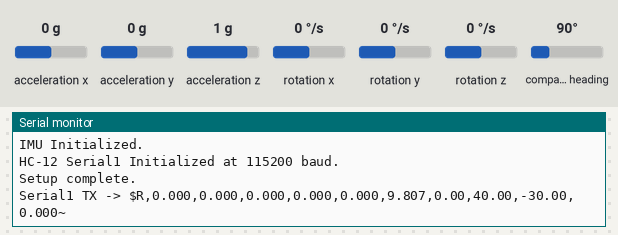
Simulated run of this sketch. Board: Arduino Nano 33 BLE. On the bench: the last lines printed to the serial monitor. The test bench sets the inputs (shaded band); at power-on: acceleration x 0 g, acceleration y 0 g, acceleration z 1 g, rotation x 0 °/s, rotation y 0 °/s, rotation z 0 °/s, compass heading 90°.

Above: at 1.2 s.
1.3 s: acceleration x set to -1.4 g
At 2.4 s:
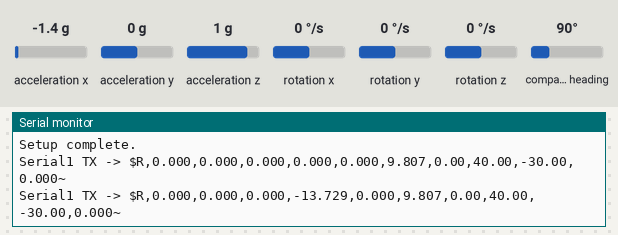
2.8 s: acceleration y set to -1.4 g
At 4.2 s:
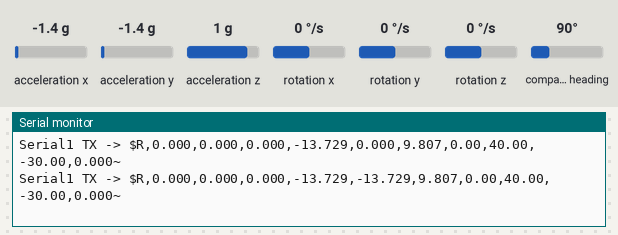
4.3 s: acceleration z set to -1.4 g
5.8 s: rotation x set to -192 °/s
At 6.8 s:
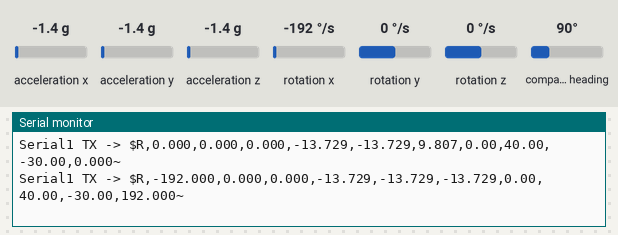
7.3 s: rotation y set to -192 °/s
At 8.5 s:
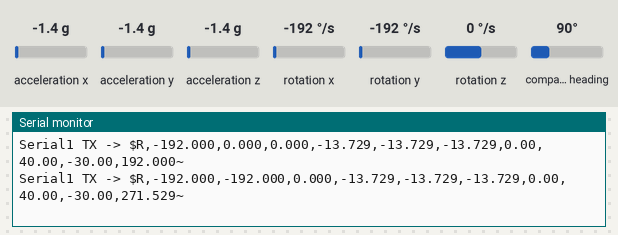

Measured:
- after the input at 1.3 s, the serial monitor: prints a new line after 0.72 s (image 1)
- after the input at 2.8 s, the serial monitor: prints a new line after 1.2 s (image 2)
- after the input at 5.8 s, the serial monitor: prints a new line after 0.22 s (image 3)
- after the input at 7.3 s, the serial monitor: prints a new line after 0.72 s (image 4)

The sketch:

sendRightLegData.ino
```cpp
#include <Arduino_BMI270_BMM150.h>
#include <math.h> // Include for sqrt()

// --- IDENTIFY THIS ARDUINO ---
// UNCOMMENT ONE of the following lines:
#define IS_RIGHT_LEG
// #define IS_LEFT_LEG
// -----------------------------

// Constants
#define G 9.80665

// --- TDM Configuration ---
const unsigned long CYCLE_LENGTH_MS = 2000;
const unsigned long SLOT_DURATION_MS = CYCLE_LENGTH_MS / 2;
const unsigned long TRANSMIT_INTERVAL_MS = 1000; // Send at most once per second within slot

// Variables to hold sensor data
float accX, accY, accZ;
float gyroX, gyroY, gyroZ;
float magX, magY, magZ; // Add magnetometer variables
float currentGyroMag = 0.0; // Store instantaneous gyro magnitude

// Timing variables
unsigned long lastTransmitMillis = 0;

// HC-12 uses Hardware Serial1 (Pins D0, D1)

void setup() {
  Serial.begin(115200);
  while (!Serial);

  #ifdef IS_RIGHT_LEG
    Serial.println("RIGHT LEG Arduino Setup (ML+Mag)...");
  #elif defined(IS_LEFT_LEG)
    Serial.println("LEFT LEG Arduino Setup (ML+Mag)...");
  #else
    Serial.println("WARNING: Leg side not defined!"); while(1);
  #endif

  Serial.println("Initializing IMU...");
  if (!IMU.begin()) {
    Serial.println("Failed to initialize IMU!"); while (1);
  }
  // Optional: Set magnetometer rate if needed (check library examples)
  // IMU.setMagneticFieldOutputDataRate(100); // Example: 100 Hz
  Serial.println("IMU Initialized.");

  Serial1.begin(9600);
  Serial.println("HC-12 Serial1 Initialized at 115200 baud.");
  Serial.println("Setup complete.");
  lastTransmitMillis = millis() - TRANSMIT_INTERVAL_MS;
}

void loop() {
  unsigned long currentMillis = millis();
  bool dataRead = false;

  // --- Read Sensor Data (Including Magnetometer) ---
  float libAccX, libAccY, libAccZ;
  float libGyroX, libGyroY, libGyroZ;
  float libMagX, libMagY, libMagZ;

  // Prioritize reading Accel/Gyro as they update faster usually
  if (IMU.accelerationAvailable()) {
    IMU.readAcceleration(libAccX, libAccY, libAccZ);
    accX = libAccX * G; accY = libAccY * G; accZ = libAccZ * G;
    dataRead = true; // Mark data as potentially read
  }
  if (IMU.gyroscopeAvailable()) {
    IMU.readGyroscope(libGyroX, libGyroY, libGyroZ);
    gyroX = libGyroX; gyroY = libGyroY; gyroZ = libGyroZ;
    // Calculate instantaneous magnitude when new gyro data arrives
    currentGyroMag = sqrt(gyroX*gyroX + gyroY*gyroY + gyroZ*gyroZ);
    dataRead = true;
  }
   // Read Magnetometer data - might update less frequently
   if (IMU.magneticFieldAvailable()) {
     IMU.readMagneticField(libMagX, libMagY, libMagZ);
     magX = libMagX; magY = libMagY; magZ = libMagZ;
     // Don't strictly need to set dataRead=true here unless it's the only new data
     // dataRead = true; // Uncomment if magnetometer is primary trigger
   }
  // --- End Sensor Reading ---


  // --- TDM Transmission Logic ---
  if (dataRead && (currentMillis - lastTransmitMillis >= TRANSMIT_INTERVAL_MS)) {
    unsigned long time_in_cycle = currentMillis % CYCLE_LENGTH_MS;
    bool is_my_timeslot = false;
    #ifdef IS_RIGHT_LEG
      if (time_in_cycle < SLOT_DURATION_MS) { is_my_timeslot = true; }
    #elif defined(IS_LEFT_LEG)
      if (time_in_cycle >= SLOT_DURATION_MS) { is_my_timeslot = true; }
    #endif

    if (is_my_timeslot) {
      transmitSensorData(); // Send data including magnitude
      lastTransmitMillis = currentMillis;
      // Serial.println("--> Transmitted Data in Time Slot"); // Debug
    }
  }
  // --- End TDM Logic ---

  delay(5);
}

// Function to format and transmit sensor data via HC-12 using Serial1
// NOW INCLUDES MAGNETOMETER AND GYRO MAGNITUDE (11 parts total)
void transmitSensorData() {
  String dataPacket = "";

  #ifdef IS_RIGHT_LEG
    dataPacket += "R";
  #elif defined(IS_LEFT_LEG)
    dataPacket += "L";
  #else
    dataPacket += "?";
  #endif

  // Add 9 sensor features + 1 magnitude value
  dataPacket += ","; dataPacket += String(gyroX, 3); // 1
  dataPacket += ","; dataPacket += String(gyroY, 3); // 2
  dataPacket += ","; dataPacket += String(gyroZ, 3); // 3
  dataPacket += ","; dataPacket += String(accX, 3);  // 4
  dataPacket += ","; dataPacket += String(accY, 3);  // 5
  dataPacket += ","; dataPacket += String(accZ, 3);  // 6
  dataPacket += ","; dataPacket += String(magX, 2);  // 7 - Mag precision lower usually
  dataPacket += ","; dataPacket += String(magY, 2);  // 8
  dataPacket += ","; dataPacket += String(magZ, 2);  // 9
  dataPacket += ","; dataPacket += String(currentGyroMag, 3); // 10 - Inst. Gyro Magnitude

  // Send data packet via Serial1 with delimiters
  Serial1.print("$"); // Start marker
  Serial1.print(dataPacket);
  Serial1.println("~"); // End marker (includes newline)
  // Serial1.flush(); // Optional

  // Print transmitted data to main Serial Monitor for debugging
  Serial.print("Serial1 TX -> $"); Serial.print(dataPacket); Serial.println("~"); // Reduce debug noise
}
```
